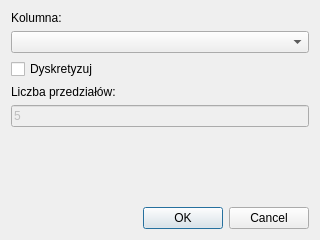
<?xml version="1.0" encoding="UTF-8"?>
<ui version="4.0">
 <class>Dialog</class>
 <widget class="QDialog" name="Dialog">
  <property name="windowModality">
   <enum>Qt::ApplicationModal</enum>
  </property>
  <property name="geometry">
   <rect>
    <x>0</x>
    <y>0</y>
    <width>320</width>
    <height>240</height>
   </rect>
  </property>
  <property name="windowTitle">
   <string>Opcje</string>
  </property>
  <layout class="QVBoxLayout" name="verticalLayout_2">
   <item>
    <layout class="QVBoxLayout" name="verticalLayout">
     <item>
      <widget class="QLabel" name="label">
       <property name="text">
        <string>Kolumna:</string>
       </property>
      </widget>
     </item>
     <item>
      <widget class="QComboBox" name="columnNameCombobox"/>
     </item>
     <item>
      <widget class="QCheckBox" name="discretizeCheckbox">
       <property name="text">
        <string>Dyskretyzuj</string>
       </property>
      </widget>
     </item>
     <item>
      <widget class="QLabel" name="label_2">
       <property name="text">
        <string>Liczba przedziałów:</string>
       </property>
      </widget>
     </item>
     <item>
      <widget class="QLineEdit" name="barNumberTextbox">
       <property name="enabled">
        <bool>false</bool>
       </property>
       <property name="text">
        <string>5</string>
       </property>
      </widget>
     </item>
    </layout>
   </item>
   <item>
    <spacer name="verticalSpacer">
     <property name="orientation">
      <enum>Qt::Vertical</enum>
     </property>
     <property name="sizeHint" stdset="0">
      <size>
       <width>20</width>
       <height>40</height>
      </size>
     </property>
    </spacer>
   </item>
   <item>
    <widget class="QDialogButtonBox" name="buttonBox">
     <property name="orientation">
      <enum>Qt::Horizontal</enum>
     </property>
     <property name="standardButtons">
      <set>QDialogButtonBox::Cancel|QDialogButtonBox::Ok</set>
     </property>
    </widget>
   </item>
  </layout>
 </widget>
 <resources/>
 <connections>
  <connection>
   <sender>buttonBox</sender>
   <signal>accepted()</signal>
   <receiver>Dialog</receiver>
   <slot>accept()</slot>
   <hints>
    <hint type="sourcelabel">
     <x>247</x>
     <y>230</y>
    </hint>
    <hint type="destinationlabel">
     <x>157</x>
     <y>274</y>
    </hint>
   </hints>
  </connection>
  <connection>
   <sender>buttonBox</sender>
   <signal>rejected()</signal>
   <receiver>Dialog</receiver>
   <slot>reject()</slot>
   <hints>
    <hint type="sourcelabel">
     <x>310</x>
     <y>230</y>
    </hint>
    <hint type="destinationlabel">
     <x>286</x>
     <y>274</y>
    </hint>
   </hints>
  </connection>
  <connection>
   <sender>discretizeCheckbox</sender>
   <signal>toggled(bool)</signal>
   <receiver>barNumberTextbox</receiver>
   <slot>setEnabled(bool)</slot>
   <hints>
    <hint type="sourcelabel">
     <x>84</x>
     <y>69</y>
    </hint>
    <hint type="destinationlabel">
     <x>154</x>
     <y>109</y>
    </hint>
   </hints>
  </connection>
 </connections>
</ui>
